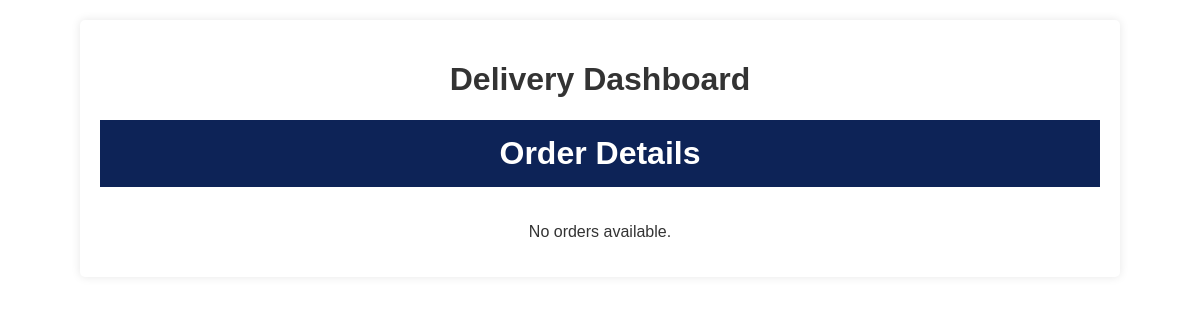
Before: /delivery_dashboard with the older database file.
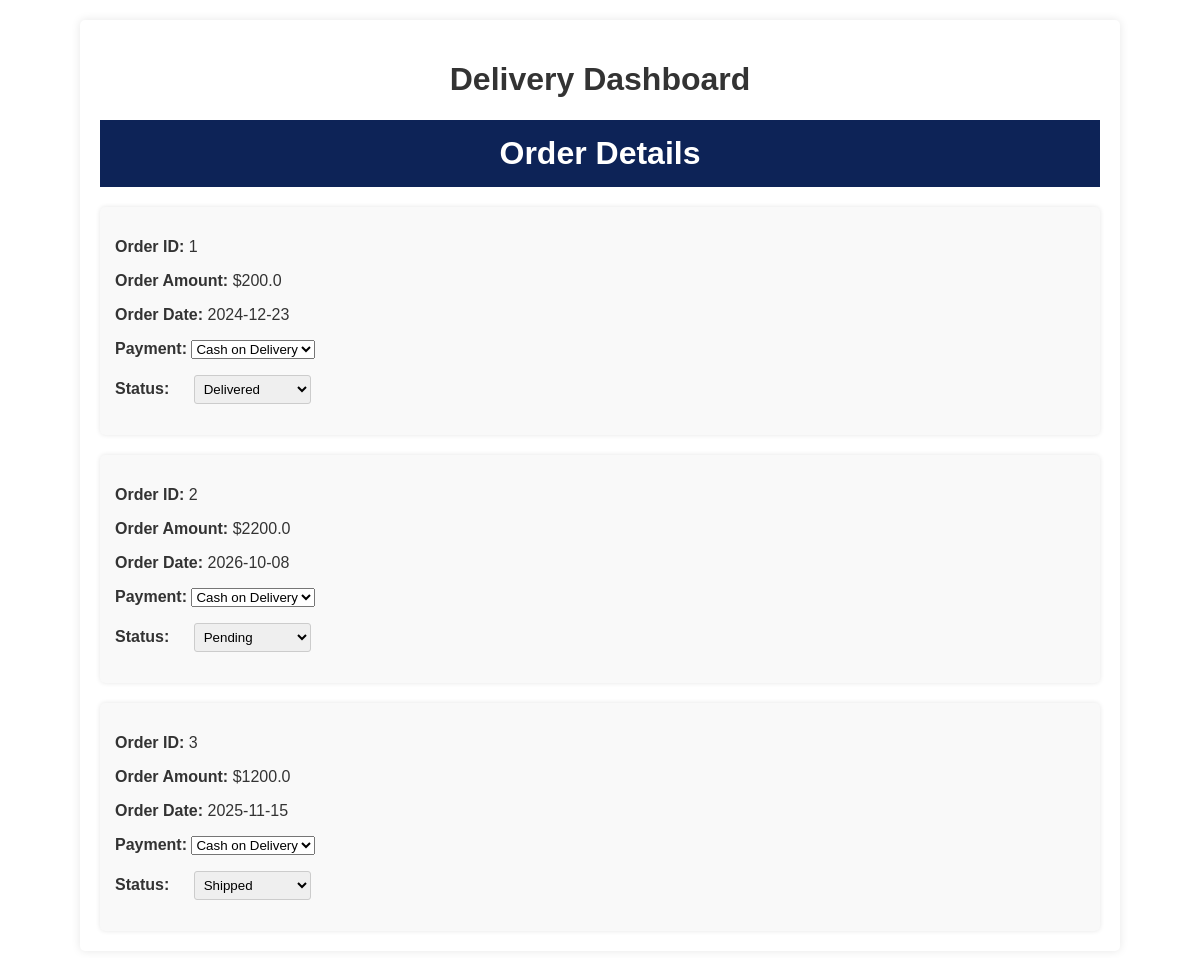
After: the same page with the newer database file.
### app/models.py (models this page shows, shortened)
class Order(db.Model):
    __tablename__ = 'order'
    id = db.Column(db.Integer, primary_key=True)
    order_amount = db.Column(db.Float, nullable=False)
    order_date = db.Column(db.Date, nullable=False)
    user_id = db.Column(db.Integer, db.ForeignKey('user.id'), nullable=False)
    product_id = db.Column(db.Integer, db.ForeignKey('product.id',ondelete="CASCADE"), nullable=False)
    status = db.Column(db.Enum('pending', 'shipped', 'delivered','failed'), default='pending')
    payment_method=db.Column(db.String(50), default='Cash_on_delivery')

### app/views.py (the view)
@main.route('/delivery_dashboard')
def delivery():
    return delivery_dashboard()

### app/orders.py (called while the page is built)
@orders.route('/orders', methods=['GET'])
def delivery_dashboard():
    orders = Order.query.all()  # Assuming you want all orders
    orders = db.session.query(Order).all()
    order_data = [
        {
            'id': order.id,
            'order_amount': order.order_amount,
            'order_date': order.order_date.strftime('%Y-%m-%d'),
            'user_id': order.user_id,
            'product_id': order.product_id,
            'status': order.status,
            'payment_method': order.payment_method
        }
        for order in orders
    ]
    return render_template('delivery_dashboard.html', orders=order_data)

### app/templates/delivery_dashboard.html (shortened to what this page needs)
<!DOCTYPE html>
<html lang="en">
<head>
    <link rel="stylesheet" href="{{ url_for('static', filename='styling.css') }}">
</head>
<body>
    <div class="dashboard-container">
        <h1 align="center">Delivery Dashboard</h1>
        <div class="header">Order Details</div>
        <div class="order-list" id="order-list">
            {% if orders %}
                {% for order in orders %}
                <div class="order">
                <div class="order-details">
                        <p><strong>Order ID:</strong> {{ order.id }}</p>
                        <p><strong>Order Amount:</strong> ${{ order.order_amount }}</p>
                        <p><strong>Order Date:</strong> {{ order.order_date }}</p>
                        <strong>Payment:</strong>
                        <select class="payment-select">
                            <option value="Cash on Delivery" selected>Cash on Delivery</option>
                        </select><br>
                        <p><strong>Status:</strong>
                            <select class="status-select" onchange="updateStatus({{order.id}} , this.value)">
                                <option value="shipped" {% if order.status == 'shipped' %}selected{% endif %}>Shipped</option>
                                <option value="pending" {% if order.status == 'pending' %}selected{% endif %}>Pending</option>
                                <option value="delivered" {% if order.status == 'delivered' %}selected{% endif %}>Delivered</option>
                            </select>
                        </p>
                    </div>
                </div>
                {% endfor %}
            {% else %}
                <p style="text-align: center; width: 100%;">No orders available.</p>
            {% endif %}
        </div>
    </div>
</body>
</html>

### app/static/styling.css (style rules this page uses)
body { margin: 0; font-family: Arial, sans-serif; background-color: white; color: #333; }
.dashboard-container { max-width: 1000px; margin: 20px auto; padding: 20px; background-color: #fff; border-radius: 5px; box-shadow: 0 0 10px rgba(0,0,0,0.1); }
.dashboard-container .header { font-size: 2em; padding: 15px; text-align: center; font-weight: bold; background-color: #0d2357; color: #fff; margin-bottom: 20px; }
.dashboard-container .order-list { display: flex; flex-direction: column; gap: 20px; }
.dashboard-container .order { display: flex; background-color: #f9f9f9; padding: 15px; border-radius: 5px; align-items: center; box-shadow: 0 0 5px rgba(0,0,0,0.1); }
.dashboard-container .order .order-details { flex-grow: 1; }
.dashboard-container .order .status-select { margin-left: 20px; padding: 5px; border: 1px solid #ccc; border-radius: 3px; }

Changed rows visible on the page:
added Order: id "1", order_amount "200.0", order_date "2024-12-23", value "Delivered"
added Order: id "2", order_amount "2200.0", order_date "2026-10-08", value "Pending"
added Order: id "3", order_amount "1200.0", order_date "2025-11-15", value "Shipped"
Other visible differences:
text no longer shown: "No orders available."
